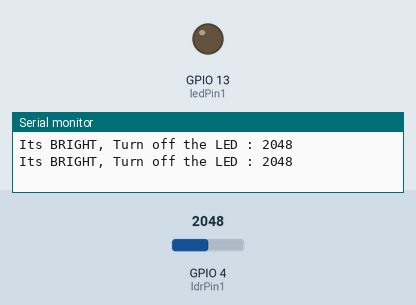
This sketch was run on a simulated ESP32. On the bench: output pins drawn as LEDs (lit = HIGH), the last lines printed to the serial monitor. Inputs (shaded band) come from the test bench; at power-on: GPIO 4 (ldrPin1) = 2048.

Above: at 2.8 s.
2.9 s: GPIO 4 (ldrPin1) set to 219
5.6 s: GPIO 4 (ldrPin1) set to 185
At 6.5 s:
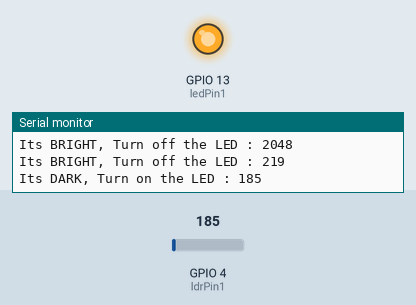
8.3 s: GPIO 4 (ldrPin1) set to 491
At 10.7 s:
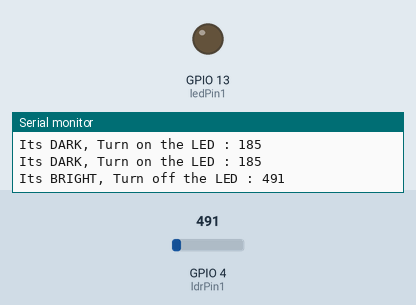
11.5 s: GPIO 4 (ldrPin1) set to 160
At 12.3 s:
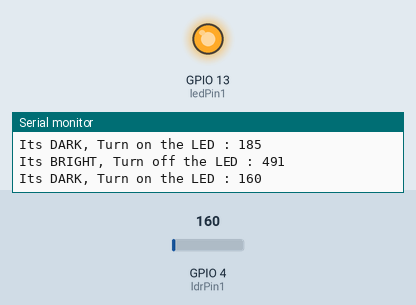
Timing chart, 0 to 14.5 s (numbered marks = the images above; inputs shaded):
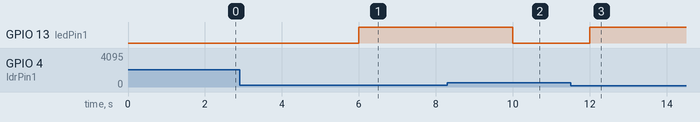

The sketch:

ExpLDR_ThingSpeak.ino
```cpp
#include "ThingSpeak.h"
#include <WiFi.h>    //#include "DHT.h"
#define SECRET_SSID "BITS-IAE-LAB"    // replace MySSID with your WiFi network name
#define SECRET_PASS "bits@123"  // replace MyPassword with your WiFi password
#define SECRET_CH_ID 2034234     // replace 0000000 with your channel number
#define SECRET_WRITE_APIKEY "4LVL13NPVEWKOSKC"   // replace XYZ with your channel write API Key

char ssid[] = SECRET_SSID;   // your network SSID (name)
char pass[] = SECRET_PASS;   // your network password
int keyIndex = 0;
//char thingSpeakAddress[] = "api.thingspeak.com";
WiFiClient client;
unsigned long myChannelNumber = SECRET_CH_ID;
const char * myWriteAPIKey = SECRET_WRITE_APIKEY;
//const int updateThingSpeakInterval = 20 * 1000;
const int ledPin1 = 13;
const int ldrPin1 = 4;


void setup() {
  Serial.begin(115200);  //Initialize serial
  //Serial.println(F("ldrStatus test!"));
  pinMode(ledPin1, OUTPUT);
  pinMode(ldrPin1, INPUT);
//  WiFi.mode(WIFI_STA);
//  ThingSpeak.begin(client);  // Initialize ThingSpeak
}
void loop() {  // Connect or reconnect to WiFi

/*  if(WiFi.status() != WL_CONNECTED){

    Serial.print("Attempting to connect to SSID: ");

    Serial.println(SECRET_SSID);

    while(WiFi.status() != WL_CONNECTED){

      WiFi.begin(ssid, pass);  // Connect to WPA/WPA2 network. Change this line if using open or WEP network

      Serial.print(".");

      delay(5000);

    }

    Serial.println("\nConnected.");

  }
*/
  int ldrStatus1 = analogRead(ldrPin1);//gpio_input_get()//analogRead(ldrPin1);
  if (ldrStatus1 >= 200) {
    digitalWrite(ledPin1, LOW);
    Serial.printf("Its BRIGHT, Turn off the LED : %d \n",ldrStatus1);
  }
  else {
    digitalWrite(ledPin1, HIGH);
    Serial.printf("Its DARK, Turn on the LED : %d \n",ldrStatus1);
  }
  delay(2000);

}
```

Measured:
- the behaviour switches between 200 and 199 on GPIO 4 (ldrPin1) (found by bisection; images 0 and 1)
- after the input at 5.6 s, GPIO 13 (ledPin1): LOW → HIGH after 0.40 s
- after the input at 8.3 s, GPIO 13 (ledPin1): HIGH → LOW after 1.7 s
- after the input at 11.5 s, GPIO 13 (ledPin1): LOW → HIGH after 0.50 s
